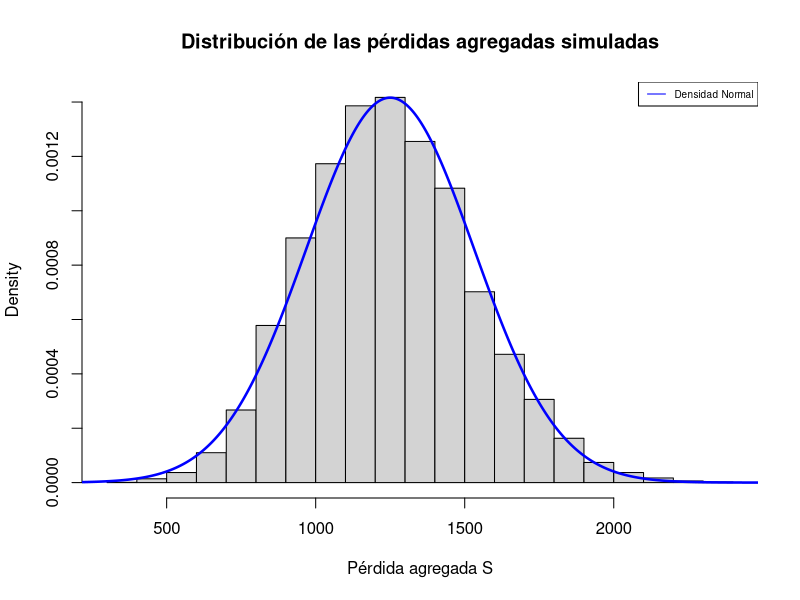

Source code (R):
## ---- chunk 1
set.seed(4321)  # Para reproducir los resultados
m <- 10000      # Número de observaciones a simular
lambda <- 25    # Parámetro de la distribución de frecuencias N
a <- 5; b <- 95 # Parámetros de la distribución de severidad X
S <- rep(NA, m) # Creación un vector vacío para almacenar las observaciones S

n <- rpois(m, lambda) # Se generan m=10000 observaciones de N de una Poisson
for(j in 1:m){ 
  n_j <- n[j] # A partir de cada n_j (j=1,...,m), se generan n_j observaciones de X de una uniforme
  x_j <- runif(n_j, min=a, max=b)
  s_j <- sum(x_j) # Se calcula la pérdida agregada s_j
  S[j] <- s_j # Se almacena s_j en el vector de observaciones
}
mean(S) # Compararlo con el valor teórico de 1250
var(S)  # Compararlo con el valor teórico de 79375
mean(S>2000) # Proporción de observaciones simuladas s_j que son > 2000
# Compararlo con el método de aproximación normal de 0,003884
## ---- chunk 2
hist(S, freq=F, col="lightgray", 
     main="Distribución de las pérdidas agregadas simuladas", xlab="Pérdida agregada S")

x <- seq(0,2500,by=0.01)
fnorm = dnorm(x, mean=1250, sd=sqrt(79375))
lines(x, fnorm, col="blue", lwd=2.5)
legend("topright", c("Densidad Normal"), lty=1, cex=0.6, col = c("blue"))
